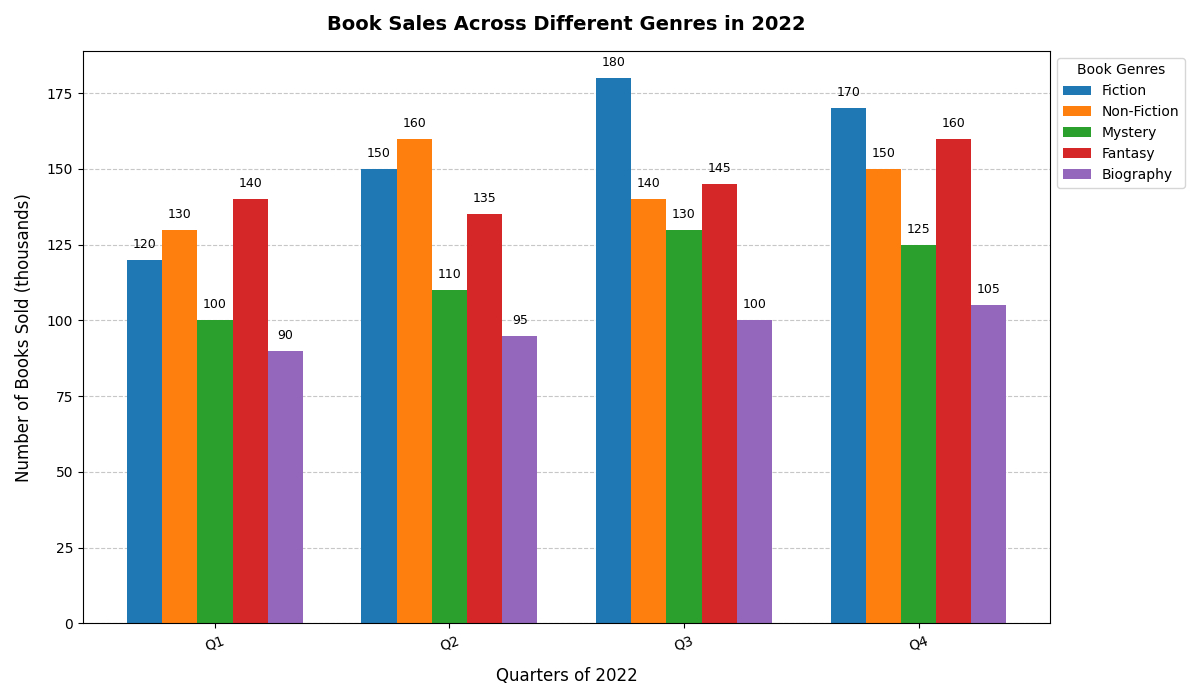

Recreate this plot in Python.
import matplotlib.pyplot as plt
import numpy as np

# Backstory: The chart represents the number of books sold in different genres over four quarters of 2022.
genres = ['Fiction', 'Non-Fiction', 'Mystery', 'Fantasy', 'Biography']
quarters = ['Q1', 'Q2', 'Q3', 'Q4']

# Data (number of books sold in thousands)
books_sold = [
    [120, 150, 180, 170],  # Fiction
    [130, 160, 140, 150],  # Non-Fiction
    [100, 110, 130, 125],  # Mystery
    [140, 135, 145, 160],  # Fantasy
    [90, 95, 100, 105]     # Biography
]

# Convert data into a numpy array for manipulation
books_sold = np.array(books_sold)

# Set up the figure and axes
fig, ax = plt.subplots(figsize=(12, 7))

# Bar width
bar_width = 0.15

# Create an array for the x-axis indices
x_indices = np.arange(len(quarters))

# Plot bars for each genre
colors = ['#1f77b4', '#ff7f0e', '#2ca02c', '#d62728', '#9467bd']
for i, genre in enumerate(genres):
    ax.bar(x_indices + i * bar_width, books_sold[i], width=bar_width, label=genre, color=colors[i])

# Add data annotations
for i, genre_data in enumerate(books_sold):
    for j, value in enumerate(genre_data):
        ax.text(j + i * bar_width, value + 3, str(value), ha='center', va='bottom', fontsize=9, color='black')

# Set the labels and ticks
ax.set_xlabel('Quarters of 2022', fontsize=12, labelpad=10)
ax.set_ylabel('Number of Books Sold (thousands)', fontsize=12, labelpad=10)
ax.set_title('Book Sales Across Different Genres in 2022', fontsize=14, fontweight='bold', pad=15)
ax.set_xticks(x_indices + bar_width * 2)
ax.set_xticklabels(quarters)

# Rotate x-axis labels for better readability
plt.xticks(rotation=20)

# Add a legend to the plot
ax.legend(title='Book Genres', loc='upper left', bbox_to_anchor=(1, 1))

# Add grid lines
ax.yaxis.grid(True, linestyle='--', alpha=0.7)
ax.set_axisbelow(True)

# Automatically adjust layout
plt.tight_layout()

# Display the plot
plt.show()
